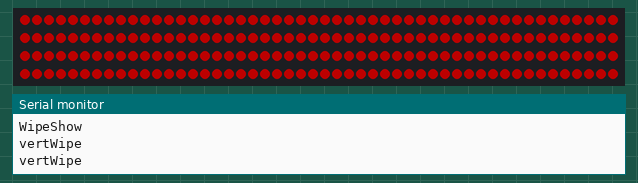
Recording of a sketch running on a simulated Arduino Uno, built with avr-gcc and run on an emulated ATmega328P. Parts: 200 RGB LEDs in strip order, left to right, continuing on the next row, the last lines printed to the serial monitor. Dim RGB values are drawn brighter than linear; random numbers use the default seed unless the sketch sets one.

Above: at 1.33 s.
At 2.58 s:
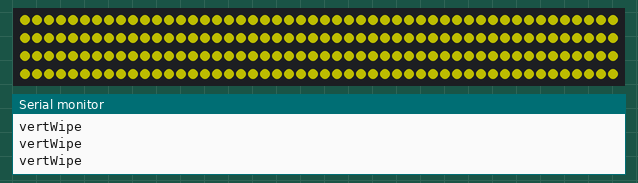
At 3.83 s:
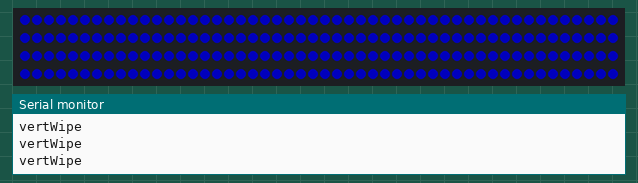
At 7.58 s:
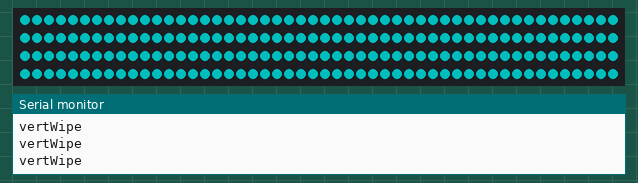
At 22.0 s:
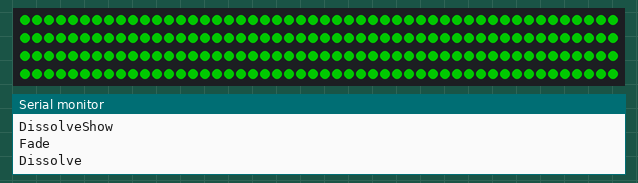
At 32.8 s:
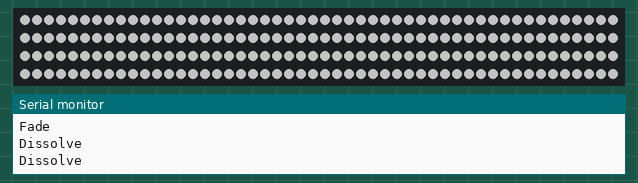

The sketch:

sketch_dec06a.ino
```cpp
#include <Adafruit_NeoPixel.h>
#ifdef __AVR__
  #include <avr/power.h>
#endif

#define PIN 6
#define LED_COUNT 200
// Parameter 1 = number of pixels in strip
// Parameter 2 = Arduino pin number (most are valid)
// Parameter 3 = pixel type flags, add together as needed:
//   NEO_KHZ800  800 KHz bitstream (most NeoPixel products w/WS2812 LEDs)
//   NEO_KHZ400  400 KHz (classic 'v1' (not v2) FLORA pixels, WS2811 drivers)
//   NEO_GRB     Pixels are wired for GRB bitstream (most NeoPixel products)
//   NEO_RGB     Pixels are wired for RGB bitstream (v1 FLORA pixels, not v2)
Adafruit_NeoPixel strip = Adafruit_NeoPixel(LED_COUNT, PIN, NEO_GRB + NEO_KHZ800);

//MAX_X and MAX_Y represent the largest X and Y value from the table of Positions
//This is used to derive where the middle of the tree is in the X and Y direction.
//For example if MAX_X = 20, then LEDs at a position of 10 would be the middle of
//the tree.
#define MAX_X 16
#define MAX_Y 28

//Define the X,Y positions of each pixel.  The first array element is the X
//coordinate of the first LED in the string, the second array element is the
//Y coordinate of the first LED.   The third array element is the X position of
//the second LED, etc...
byte Positions[LED_COUNT*2] =
{
11, 12, 10, 24, 13, 24, 13, 23, 15, 21, 14, 22, 13, 22, 15, 23,
16, 22, 15, 24, 13, 26, 12, 26, 9, 24, 9, 27, 6, 25, 7, 27, 5,
27, 3, 26, 2, 26, 2, 24, 2, 24, 1, 24, 1, 22, 1, 23, 3, 22, 3,
22, 1, 22, 3, 23, 2, 23, 5, 23, 3, 23, 5, 25, 6, 22, 8, 24, 8,
25, 10, 24, 12, 23, 13, 22, 13, 21, 13, 23, 14, 22, 16, 22, 15,
22, 16, 23, 16, 23, 15, 23, 16, 22, 15, 23, 14, 24, 13, 24, 13,
24, 13, 23, 14, 22, 12, 22, 11, 22, 11, 22, 9, 22, 7, 22, 7, 21,
6, 20, 4, 20, 4, 21, 3, 19, 3, 20, 3, 19, 3, 19, 1, 20, 4, 21,
5, 20, 6, 19, 7, 19, 8, 20, 10, 18, 11, 20, 12, 18, 12, 18,
14, 19, 13, 16, 13, 17, 15, 18, 14, 18, 14, 20, 14, 19, 13, 18,
13, 17, 12, 19, 11, 20, 10, 19, 8, 21, 8, 21, 7, 20, 5, 20, 5,
20, 4, 18, 6, 17, 5, 17, 5, 17, 5, 17, 5, 17, 5, 18, 7, 14, 7,
15, 8, 14, 8, 16, 9, 15, 12, 16, 11, 15, 12, 16, 13, 16, 13,
16, 13, 16, 14, 15, 13, 14, 13, 16, 13, 14, 11, 15, 11, 15,
9, 15, 8, 16, 7, 16, 5, 15, 4, 15, 5, 15, 4, 14, 4, 13, 5,
12, 6, 13, 6, 13, 7, 12, 9, 12, 10, 13, 11, 13, 12, 13, 13,
12, 12, 13, 13, 13, 13, 13, 11, 12, 13, 12, 10, 13, 11, 11,
9, 12, 8, 13, 6, 12, 6, 12, 5, 13, 4, 12, 5, 11, 6, 10, 6, 9,
7, 9, 8, 10, 11, 9, 10, 9, 11, 8, 12, 9, 12, 10, 12, 10, 12,
10, 12, 8, 10, 9, 9, 8, 9, 9, 8, 9, 6, 8, 6, 9, 6, 7, 7, 8, 8, 6,
9, 6, 9, 5, 11, 5, 12, 7, 11, 7, 10, 6, 10, 7, 8, 7, 7, 7, 8, 5,
6, 6, 5, 6, 6, 6, 6, 6, 6, 5, 6, 3, 8, 2, 10, 4, 9, 5, 11, 4, 11,
5, 10, 5, 9, 4, 8, 3, 7, 4, 7, 4, 7, 3, 7, 2, 8, 1, 9, 2, 9, 2
};

/******************************************************/
void setup() {
  Serial.begin(9600);
  strip.begin();
  strip.setBrightness(100);
  strip.show(); // Initialize all pixels to 'off'
  /*
  BLUE = strip.Color(0,0,200)
  YELLOW = strip.Color(200,200,0)
  RED = strip.Color(0,200,0)
  GREEN = strip.Color(200,0,0)
  ORANGE = strip.Color(100,200,0)
  PURPLE = strip.Color(0,200,200)
  IDK = strip.Color(200,0,200)
  WHITE = strip.Color(200,200,200)
  */

}
/******************************************************/
void loop() {
  solid(strip.Color(0,0,0));
  while (true)
  {

    //Serial.println("vertStripes");
    //vertStripes(strip.Color(100,100,100),strip.Color(0,255,0),5000);
    /* UnComment the following block if you are going to calculate
       LED Positions.   Extend and add calls as necessary to match
       your LED count.
    Serial.println("GetLocation");
    getLocation(0);  //LEDs 0-9
    getLocation(1);  //LEDs 10-19
    getLocation(2);  //LEDs 20-29
    getLocation(3);  //LEDs 30-39
    getLocation(4);  //LEDs 40-49
    delay(3000);
    */
    /*
    Serial.println("Solid2");
    two_solid(strip.Color(0,255,0),strip.Color(255,255,255));
    delay(3000);
    */


    Serial.println("WipeShow");
    wipeShow(2);

    Serial.println("DissolveShow");
    dissolveShow(1000);

   /*
    Serial.println("Fade");
    fade(strip.Color(0,0,0),strip.Color(255,255,0),5000);
    delay(3000);

    Serial.println("HorizWipe");
    horizWipe(false,strip.Color(255,0,0),strip.Color(0,0,255),5000);


    Serial.println("centerHorizWipe");
    centerHorizWipe(strip.Color(0,0,255),strip.Color(255,0,0),5000);

    Serial.println("vertWipe");
    vertWipe(false,strip.Color(255,0,0),strip.Color(0,0,255),5000);

    Serial.println("vertWipe");
    vertWipe(false,strip.Color(100,100,100),strip.Color(255,0,0),5000);


    Serial.println("vertStripes");
    vertStripes(strip.Color(0,255,0),strip.Color(100,100,100),5000);

    Serial.println("vertLine");
    vertLine(false,strip.Color(255,0,0),strip.Color(100,100,100),5000);

    Serial.println("vertLine");
    vertLine(false,strip.Color(0,255,0),strip.Color(100,100,100),5000);

    Serial.println("vertLine");
    vertLine(false,strip.Color(0,0,255),strip.Color(100,100,100),5000);

    Serial.println("vertWave");
    vertWave(strip.Color(0,255,0),strip.Color(255,0,0),150,5000);

    */

    /*
    Serial.println("vertCenterWave");
    vertCenterWave(strip.Color(255,255,0),strip.Color(0,255,255),150,5000);
    delay(3000);

    Serial.println("transition");
    transition(strip.Color(255,0,0),strip.Color(0,255,0));
    delay(3000);

    Serial.println("setBlock");
    setBlock(3,strip.Color(255,255,255));
    delay(3000);


          */

  }
}
/*******************************************************/
uint32_t colorSlope(uint32_t c1, uint32_t c2, float percent)
{
  uint32_t temp_color, temp_c1_component, temp_c2_component;

     temp_color = 0;
     temp_c1_component = (c1 & 0x00ff0000) >> 16;
     temp_c2_component = (c2 & 0x00ff0000) >> 16;
     temp_color = uint32_t(temp_c1_component + (float(temp_c2_component) - float(temp_c1_component)) * percent);
     temp_color = temp_color << 8;

     temp_c1_component = (c1 & 0x0000ff00) >> 8;
     temp_c2_component = (c2 & 0x0000ff00) >> 8;
     temp_color += uint32_t(temp_c1_component + (float(temp_c2_component) - float(temp_c1_component)) * percent);
     temp_color = temp_color << 8;

     temp_c1_component = (c1 & 0x000000ff);
     temp_c2_component = (c2 & 0x000000ff);
     temp_color += uint32_t(temp_c1_component + (float(temp_c2_component) - float(temp_c1_component)) * percent);

  return temp_color;
}
/*******************************************************/
void solid(uint32_t color)
{
  for(uint16_t i=0; i<strip.numPixels(); i++)
  { strip.setPixelColor(i,color); }

  strip.show();
}
/*******************************************************/
void two_solid(uint32_t color_1, uint32_t color_2)
{
  for(uint16_t i=0; i<strip.numPixels(); i++)
  { if (i % 2 == 0)
      {strip.setPixelColor(i,color_1);}
    else
      {strip.setPixelColor(i,color_2);}
  }

  strip.show();
}
/*******************************************************/
void dissolve(uint32_t c_from, uint32_t c_to, uint32_t duration)
{
   uint32_t elapsed_time = 0;
   uint32_t tick = duration/(strip.numPixels()+50);
   bool temp[strip.numPixels()];
   int  rand;

   for(uint16_t j=0; j<strip.numPixels(); j++)
   { temp[j] = false;
     strip.setPixelColor(j,c_from);
   }

   while (elapsed_time < duration)
   {
     rand = random(strip.numPixels());
     if (temp[rand])
     { rand = random(strip.numPixels());
       if (temp[rand])
       {
         for(uint16_t i=0; i<strip.numPixels(); i++)
         { if (!temp[i]) {rand=i; i = 999;} }
       }
     }
     temp[rand] = true;
     strip.setPixelColor(rand,c_to);
     strip.show();
     delay(tick);

     elapsed_time += tick+5;
   }

   for(uint16_t j=0; j<strip.numPixels(); j++)
   { strip.setPixelColor(j,c_to);}
   strip.show();

} //dissolve
/*******************************************************/
// Transition all lights from color c_from to color c_to
void fade(uint32_t c_from, uint32_t c_to, uint32_t duration)
{
   uint32_t elapsed_time = 0;
   uint32_t temp_color;


   while (elapsed_time < duration)
   {
     temp_color = colorSlope(c_from,c_to,float(elapsed_time)/float(duration));

     for(uint16_t i=0; i<strip.numPixels(); i++)
     { strip.setPixelColor(i,temp_color); }

     strip.show();
     delay(50);
     elapsed_time += 55;

   }
   for(uint16_t i=0; i<strip.numPixels(); i++)
     { strip.setPixelColor(i,c_to); }
   strip.show();

} //fade
/***********************************************************/
// Transition of colors
void transition(uint32_t c_top, uint32_t c_bottom)
{
   uint32_t elapsed_time = 0;
   uint32_t temp_color;

   for(uint16_t i=0; i<strip.numPixels(); i++)
     { temp_color = colorSlope(c_top,c_bottom,float(Positions[i*2+1])/float(MAX_Y));
       strip.setPixelColor(i,temp_color); }

   strip.show();
   delay(50);

} //Transition of colors
/***********************************************************/
// Horiz Wipe from color c_from to color c_to
void horizWipe(boolean left_to_right, uint32_t c_wipe, uint32_t c_orig, uint32_t duration)
{
   uint32_t elapsed_time = 0;
   uint32_t X_temp;


   while (elapsed_time < duration)
   {
     //Locate the wipe X
     X_temp = (uint32_t)(float(elapsed_time)/float(duration)*float(MAX_X));


     for(uint16_t i=0; i<strip.numPixels(); i++)
     { if (left_to_right)
          {if (Positions[i*2] < X_temp ) {strip.setPixelColor(i,c_wipe); } else {strip.setPixelColor(i,c_orig);   }}
       else
          {if (Positions[i*2] > MAX_X - X_temp ) {strip.setPixelColor(i,c_wipe); } else {strip.setPixelColor(i,c_orig);   }}
     }
     strip.show();
     delay(50);
     elapsed_time += 55;
   }
   for(uint16_t i=0; i<strip.numPixels(); i++)
     { strip.setPixelColor(i,c_wipe); }
   strip.show();

} //horizWipe
/***********************************************************/
// Horiz Wipe from color c_from to color c_to
void centerHorizWipe(uint32_t c_wipe, uint32_t c_orig, uint32_t duration)
{
   uint32_t elapsed_time = 0;
   uint32_t X_Lower,X_Upper;


   while (elapsed_time < duration)
   {
     //Locate the wipe X
     X_Lower = (uint32_t)(float(MAX_X/2) - float(elapsed_time)/float(duration)*float(MAX_X)/2);
     X_Upper = (uint32_t)(float(MAX_X/2) + float(elapsed_time)/float(duration)*float(MAX_X)/2);

     for(uint16_t i=0; i<strip.numPixels(); i++)
     { if (Positions[i*2] >= X_Lower && Positions[i*2] <= X_Upper )
           {strip.setPixelColor(i,c_wipe); }
       else
           {strip.setPixelColor(i,c_orig);   }
     }
     strip.show();
     delay(50);
     elapsed_time += 55;
   }
   for(uint16_t i=0; i<strip.numPixels(); i++)
     { strip.setPixelColor(i,c_wipe); }
   strip.show();
} //horizWipe
/***********************************************************/
// Vert Wipe from color c_from to color c_to
void vertWipe(boolean bottom_to_top, uint32_t c_wipe, uint32_t c_orig, uint32_t duration)
{
   uint32_t elapsed_time = 0;
   uint32_t Y_temp;


   while (elapsed_time < duration)
   {
     //Locate the wipe Y
     Y_temp = (uint32_t)(float(elapsed_time)/float(duration)*float(MAX_Y));


     for(uint16_t i=0; i<strip.numPixels(); i++)
     { if (bottom_to_top)
          {if (Positions[i*2+1] < Y_temp ) {strip.setPixelColor(i,c_wipe); } else {strip.setPixelColor(i,c_orig);   }}
       else
          {if (Positions[i*2+1] > MAX_Y - Y_temp ) {strip.setPixelColor(i,c_wipe); } else {strip.setPixelColor(i,c_orig);   }}
     }
     strip.show();
     delay(50);
     elapsed_time += 55;
   }
   for(uint16_t i=0; i<strip.numPixels(); i++)
     { strip.setPixelColor(i,c_wipe); }
   strip.show();

} //vertWipe
/*******************************************************/
// Vert Line across from color c_from to color c_to
void vertLine(boolean bottom_to_top, uint32_t c_wipe, uint32_t c_orig, uint32_t duration)
{
   uint32_t elapsed_time = 0;
   uint32_t Y_temp;


   while (elapsed_time < duration)
   {
     //Locate the wipe Y
     Y_temp = (uint32_t)(float(elapsed_time)/float(duration)*float(MAX_Y));


     for(uint16_t i=0; i<strip.numPixels(); i++)
     { if (bottom_to_top)
          {if (Positions[i*2+1] == Y_temp | Positions[i*2+1] == Y_temp+1) {strip.setPixelColor(i,c_wipe); } else {strip.setPixelColor(i,c_orig);   }}
       else
          {if (Positions[i*2+1] == MAX_Y - Y_temp | Positions[i*2+1] == MAX_Y - Y_temp+1 ) {strip.setPixelColor(i,c_wipe); } else {strip.setPixelColor(i,c_orig);   }}
     }
     strip.show();
     delay(50);
     elapsed_time += 55;
   }
} //vertWipe

void vertStripes(uint32_t c_wipe, uint32_t c_orig, uint32_t duration)
{
   uint32_t elapsed_time = 0;
   while (elapsed_time < duration)
   {
     for(uint16_t i=0; i<strip.numPixels(); i++)
          {if (Positions[i*2+1] %4 == 0 | Positions[i*2+1] %4 == 1 | Positions[i*2+1] %4 == 2) {strip.setPixelColor(i,c_wipe); } else {strip.setPixelColor(i,c_orig);   }}

     strip.show();
     delay(50);
     elapsed_time += 55;
   }
}
/*******************************************************/
// Lights up each light in the strip one-by-one, used to
// define pixel positions
void getLocation(uint32_t loc) {
  uint32_t signal = loc;

  for(uint16_t i=0; i<strip.numPixels();i++) {
    strip.setPixelColor(i,strip.Color(0,0,0));
  }

  while(signal > 0)
  {

    if (signal >= 10)
    { for(uint16_t i=0; i< 10; i++)
      {strip.setPixelColor(loc*10+i,strip.Color(255,0,0));}
      signal -= 10;
    }
    else
    { for(uint16_t i=0; i< 10; i++)
      {strip.setPixelColor(loc*10+i,strip.Color(255,255,255));}
      signal -= 1;
    }

    strip.show();
    delay(500);
    for(uint16_t i=0; i<strip.numPixels();i++) {
      strip.setPixelColor(i,strip.Color(0,0,0));
    }
    strip.show();
    delay(500);
  } //while on signal

  for(uint16_t i=0; i < 10; i++)
  {
    strip.setPixelColor(loc*10+i,strip.Color(255,255,255));
    strip.show();
    delay(1000);
    strip.setPixelColor(loc*10+i,strip.Color(0,0,0));


  }

} //setupWipe()
/********************************************************/
void vertWave(uint32_t c1, uint32_t c2, uint32_t tick, uint32_t duration)
{
   uint32_t elapsed_time = 0;
   uint32_t ticker = 0;
   while (elapsed_time < duration)
   {
     for(uint16_t i=0; i < LED_COUNT; i++)
     {
       if ((Positions[i*2+1] / 4) % 4 == ticker % 4)
          {strip.setPixelColor(i, c1);}
       else
          {strip.setPixelColor(i, c2);}
     }
     strip.show();
     delay(tick);
     ticker++;
     elapsed_time += tick + 5;
   }
}
/********************************************************/
void vertCenterWave(uint32_t c1, uint32_t c2, uint32_t tick, uint32_t duration)
{
   uint32_t elapsed_time = 0;
   uint32_t ticker = 0;
   while (elapsed_time < duration)
   {
     for(uint16_t i=0; i < LED_COUNT; i++)
     {
       if (((abs(MAX_Y/2 - Positions[i*2+1]) / 3) % 3 == ticker % 3))
          {strip.setPixelColor(i, c1);}
       else
          {strip.setPixelColor(i, c2);}
     }
     strip.show();
     delay(tick);
     ticker++;
     elapsed_time += tick + 5;
   }
}
/********************************************************/
void setBlock(uint32_t block, uint32_t c)
{
  uint32_t y_pos;

  for(uint16_t i=0; i<strip.numPixels();i++) {
    y_pos = Positions[i*2+1];
      if (y_pos/(MAX_Y/6) == block)
        { strip.setPixelColor(i,c); }
    }

  strip.show();

}
/********************************************************/
void shimmer(uint32_t c_base, uint32_t c_shimmer, uint32_t duration, uint32_t amount)
{
   uint32_t shimmer_pixel_num[amount];
   float    shimmer_pixel_percent[amount];
   uint32_t elapsed_time = 0;

   for(uint16_t i=0; i < amount; i++)
   { shimmer_pixel_num[i] = 0; }

   for(uint16_t i=0; i < strip.numPixels(); i++)
   { strip.setPixelColor(i,c_base);   }

   while (elapsed_time < duration)
   {
     // See if we should start a shimmer
     for(uint16_t i=0; i < amount; i++)
     {
       if (shimmer_pixel_num[i] == 0 & random(10) > 8)
       { shimmer_pixel_num[i] = random(199) + 1;
         shimmer_pixel_percent[i] = 0.0;
       }
       if (shimmer_pixel_num[i] > 0)
       {
         if (i% 2 == 0)
         { shimmer_pixel_percent[i] += 0.02; }
         else
         { shimmer_pixel_percent[i] += 0.04; }
         if (shimmer_pixel_percent[i] >= 2.0)
         {
           strip.setPixelColor(shimmer_pixel_num[i],c_base);
           shimmer_pixel_num[i] = 0;
         }
         else
         {
           strip.setPixelColor(shimmer_pixel_num[i],colorSlope(c_shimmer,c_base,abs(1.0 - shimmer_pixel_percent[i])));
         }
       }
     }

     strip.show();
     delay(50);
     elapsed_time += 50 + 5 ;
   }

   for(uint16_t i=0; i < strip.numPixels(); i++)
   { strip.setPixelColor(i,c_base);   }
   strip.show();
}

void dissolveShow(uint32_t length){

    Serial.println("Fade");
    fade(strip.Color(0,0,0),strip.Color(255,0,0),3000);

    Serial.println("Dissolve");
    dissolve(strip.Color(255,0,0),strip.Color(0,255,0),10000);

    Serial.println("Dissolve");
    dissolve(strip.Color(0,255,0),strip.Color(225,225,225),10000);

    Serial.println("Dissolve");
    dissolve(strip.Color(225,225,225),strip.Color(0,0,255),10000);

    Serial.println("Dissolve");
    dissolve(strip.Color(0,0,255),strip.Color(255,255,0),10000);

    Serial.println("Dissolve");
    dissolve(strip.Color(255,255,0),strip.Color(255,0,0),10000);

    Serial.println("Fade");
    fade(strip.Color(255,0,0),strip.Color(0,0,0),3000);

}

void wipeShow(uint32_t length){

    int time = 1000;

    //green to red
    Serial.println("vertWipe");
    vertWipe(false,strip.Color(200,0,0), strip.Color(0,200,0),time);
    //green to red
    Serial.println("vertWipe");
    vertWipe(false,strip.Color(200,200,0),strip.Color(200,0,0),time);
    //green to red
    Serial.println("vertWipe");
    vertWipe(false,strip.Color(0,0,200),strip.Color(200,200,0),time);
    Serial.println("vertWipe");
    vertWipe(false,strip.Color(200,200,200),strip.Color(0,0,200),time);
    Serial.println("vertWipe");
    vertWipe(false,strip.Color(0,200,0),strip.Color(200,200,200),time);
    Serial.println("vertWipe");
    vertWipe(false,strip.Color(0,200,200),strip.Color(0,200,0),time);
    //red to white
    Serial.println("vertWipe");
    vertWipe(false,strip.Color(0,200,0), strip.Color(0,200,200),time);

}

void regularProgram(){

}
```
